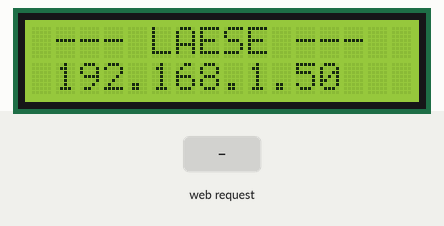
Recording of a sketch running on a simulated ESP8266 (NodeMCU). Parts: 16×2 character LCD. The inputs (shaded band) are chosen by the test bench. WiFi joins after 1.5 s; servers stay silent unless stated; what the sketch prints to the serial monitor is not drawn.

Above: at 2.7 s.
2.8 s: HTTP request GET /?texto received
At 3.5 s:
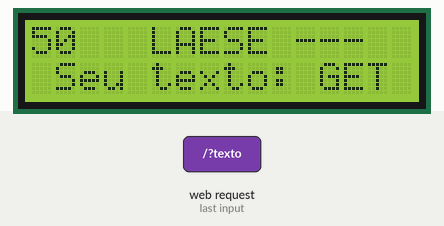
At 4.2 s:
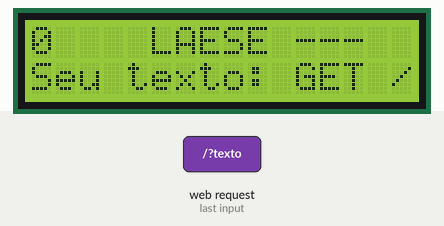
Timing chart, 0 to 5.8 s (numbered marks = the images above; inputs shaded):
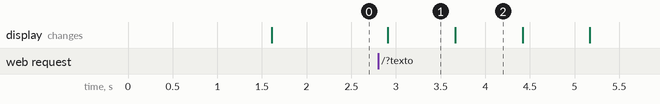

The sketch:

LCD-Server.ino
```cpp
#include <ESP8266WiFi.h>
#include <Wire.h> // responsável pela comunicação com a interface i2c
#include <LiquidCrystal_I2C.h> // responsável pela comunicação com o display LCD

LiquidCrystal_I2C lcd(0x27,2,1,0,4,5,6,7,3, POSITIVE);

// Nome do seu wifi
const char* ssid = "Nome da rede";
// Senha do seu wifi
const char* password = "Senha";

String request;

WiFiServer server(80); // Porto 80
WiFiServer sv(555);//Cria o objeto servidor na porta 555
WiFiClient cl;//Cria o objeto cliente.

void setup() {

    WiFi.mode(WIFI_AP);//Define o WiFi como Acess_Point.
    WiFi.softAP("NodeMCU", "");//Cria a rede de Acess_Point.

    sv.begin();//Inicia o servidor TCP na porta declarada no começo.

    //inicializa o display (16 colunas x 2 linhas)
    lcd.begin (16,2); // ou 20,4 se for o display 20x4

    Serial.begin(115200);
    delay(10);


    // Comunicação com a rede WiFi
    Serial.print("\n\nConnecting to "); // Mensagem apresentada no monitor série
    Serial.println(ssid); // Apresenta o nome da rede no monitor série

    WiFi.begin(ssid, password); // Inicia a ligação a rede

    int cont = 0;
    while (WiFi.status() != WL_CONNECTED) {
        cont += 1;
        delay(500);
        Serial.print("."); // Enquanto a ligação não for efectuada com sucesso é apresentado no monitor série uma sucessão de “.”

        if(cont == 20)
          break;
    }
    Serial.println("\nWiFi connected"); // Se a ligação é efectuada com sucesso apresenta esta mensagem no monitor série

    // Servidor
    server.begin(); // Comunicação com o servidor
    Serial.println("Servidor iniciado"); //é apresentado no monitor série que o  servidor foi iniciado

    // Impressão do endereço IP
    Serial.print("Use o seguinte URL para a comunicação: ");
    Serial.print("http://");
    Serial.print(WiFi.localIP()); //Abrindo o Brower com este IP acedemos á pagina HTML de controlo dos LED´s, sendo que este IP só está disponível na rede à qual o ESP8266 se encontra ligado
    Serial.println("/");

    if(cont == 20)
        WiFi.mode(WIFI_AP);//Define o WiFi como Acess_Point.
        WiFi.softAP("NodeMCU", "");//Cria a rede de Acess_Point.

        sv.begin();//Inicia o servidor TCP na porta declarada no começo.
}

void loop() {

    // Verificação se o cliente está conectado
    WiFiClient client = server.available();

    // Mostra a linha 1 do LCD
    lcd.setCursor(0,0);
    lcd.print(" --- LAESE ---  ");
    lcd.setCursor(0,1);
    lcd.print(" " + WiFi.localIP().toString() + "  ");

    // Aguarda a conexão de algum cliente
    if (!client) {

        // Wifi-Direct

        //Detecta se há clientes conectados no servidor.
        if (cl.connected()) {
            //Verifica se o cliente conectado tem dados para serem lidos.
            if (cl.available() > 0) {
                request = "";
                char z;
                while (cl.available() > 0) {
                    z = cl.read();
                    request += z;
                }
                request.replace(String(z),"");

                // MOstra mensagem recebida por TCP do Wifi-Direct
                mostraLCD();

                //Mostra a mensagem recebida do cliente no Serial Monitor.
                Serial.print("\nUm cliente enviou uma mensagem");
                Serial.print("\n...IP do cliente: ");
                Serial.print(cl.remoteIP());
                Serial.print("\n...IP do servidor: ");
                Serial.print(WiFi.softAPIP());
                Serial.print("\n...Mensagem do cliente: " + request + "\n");

                //Envia uma resposta para o cliente
                cl.print("\nO servidor recebeu sua mensagem");
                cl.print("\n...Seu IP: ");
                cl.print(cl.remoteIP());
                cl.print("\n...IP do Servidor: ");
                cl.print(WiFi.softAPIP());
                cl.print("\n...Sua mensagem: " + request + "\n");
            }
        } else {
            cl = sv.available();//Disponabiliza o servidor para o cliente se conectar.
            delay(1);
        }
        return;
    }

    // Espera até o cliente enviar dados
    Serial.println("novo cliente"); //Apresenta esta mensagem quando o cliente se liga ao servidor
    while(!client.available()){
        delay(1);
    }

    // Ler a primeira linha do pedido
    request = client.readStringUntil('\r');
    client.flush();

    // Mostra no LCD apenas se for HTTP de dados
    if (request.indexOf("/?texto") != -1) {
      mostraLCD();
    }

    // Montagem da Página WEB
    client.println("<!DOCTYPE HTML>");
    client.println("<html>");
    client.println("<head> <meta charset=\"UTF-8\"/> </head>");
    client.print("<br><br><center>");
    client.print("<h1>LAESE</h1>");
    client.print("<h2>Transmissão de Mensagens por Conexão Cliente-Servidor e por Wifi-Direct com Protocolo TCP</h2> <br>");

    client.print("<h3>Digite seu texto: </h3>");

    client.println("<form method=\"get\">");
    client.println("<input type=\"text\" name=\"texto\" style=\"font-size:20px; text-align: center; width: 60%; height: 30px\" />  <br><br>");
    client.println("<button type=\"submit\" style=\"font-size:20px\">Enviar Texto</button><br />");
    client.println("</form>");

    client.print("</center><br><br>");
    client.println("</html>");

    delay(1);

    Serial.println("Cliente desconectado"); // Depois do cliente efectuar o pedido apresenta esta mensagem no monitor série
    Serial.println("");
}

void mostraLCD() {
  request.replace("GET /?texto=","");
  request.replace(" HTTP/1.1","");
  request.replace("+"," ");

  request = " Seu texto: " + request;

  int total = request.length() - 16;
  if(total < 0)
    total = 0;
  for(int i = 0; i <= total; i++){

    lcd.setCursor(0,1);
    lcd.print("                ");
    lcd.setCursor(0,1);
    lcd.print(request);

    delay(700);

    request.remove(0,1);
  }

  delay(1000);
  lcd.setCursor(0,1);
  lcd.print("                ");
}
```

Measured:
- after the input at 2.8 s, the display: changes after 0.11 s (image 1)
- what the display in image 1 shows lasts 0.8 s, from 2.9 s to 3.7 s
